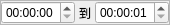
<?xml version="1.0" encoding="UTF-8"?>
<ui version="4.0">
 <class>TimeLine</class>
 <widget class="QFrame" name="TimeLine">
  <property name="geometry">
   <rect>
    <x>0</x>
    <y>0</y>
    <width>170</width>
    <height>22</height>
   </rect>
  </property>
  <property name="windowTitle">
   <string>Frame</string>
  </property>
  <property name="frameShape">
   <enum>QFrame::StyledPanel</enum>
  </property>
  <property name="frameShadow">
   <enum>QFrame::Raised</enum>
  </property>
  <layout class="QHBoxLayout" name="horizontalLayout">
   <property name="spacing">
    <number>2</number>
   </property>
   <property name="leftMargin">
    <number>0</number>
   </property>
   <property name="topMargin">
    <number>0</number>
   </property>
   <property name="rightMargin">
    <number>0</number>
   </property>
   <property name="bottomMargin">
    <number>0</number>
   </property>
   <item>
    <widget class="QTimeEdit" name="startTime">
     <property name="displayFormat">
      <string>hh:mm:ss</string>
     </property>
    </widget>
   </item>
   <item>
    <widget class="QLabel" name="label_2">
     <property name="text">
      <string>到</string>
     </property>
     <property name="alignment">
      <set>Qt::AlignCenter</set>
     </property>
    </widget>
   </item>
   <item>
    <widget class="QTimeEdit" name="endTime">
     <property name="displayFormat">
      <string>hh:mm:ss</string>
     </property>
     <property name="time">
      <time>
       <hour>0</hour>
       <minute>0</minute>
       <second>1</second>
      </time>
     </property>
    </widget>
   </item>
  </layout>
 </widget>
 <resources/>
 <connections/>
</ui>
